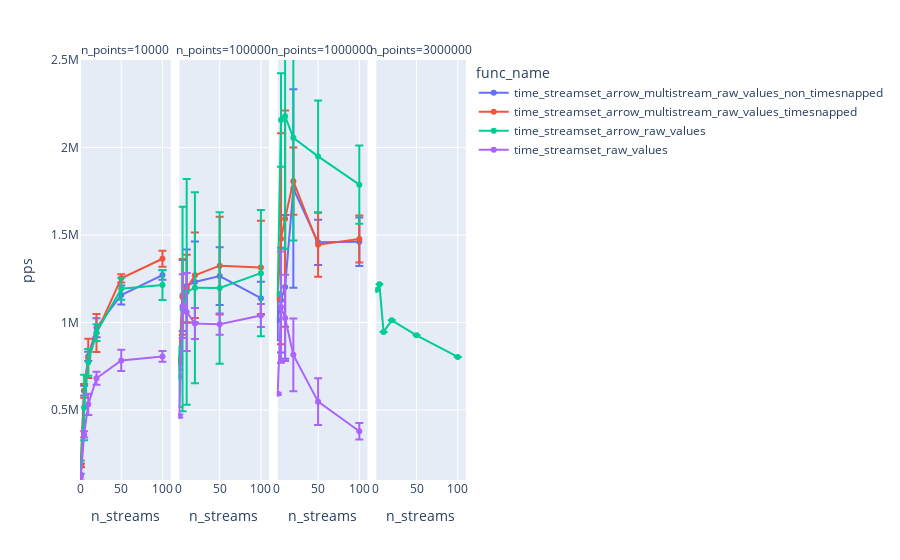

Write notebook code for a chart like this one.
### Code cell
fig = px.line(
    data_frame=streamset_avg_time_raw,
    y="pps",
    x="n_streams",
    color="func_name",
    facet_col="n_points",
    range_x=[0, 110],
    range_y=[100000, 2500000],
    markers=True,
    error_y="pps_err",
)
fig

### Figure 1 — Plotly figure (JSON) as saved in the notebook; plotly's stock layout.template omitted (floating-point values rounded to 4 significant figures)
{"data": [{"error_y": {"array": [10480.0, 27960.0, 26320.0, 54470.0, 53940.0, 26830.0]}, "hovertemplate": "func_name=time_streamset_arrow_multistream_raw_values_non_timesnapped<br>n_points=10000<br>n_streams=%{x}<br>pps=%{y}<extra></extra>", "legendgroup": "time_streamset_arrow_multistream_raw_values_non_timesnapped", "line": {"color": "#636efa", "dash": "solid"}, "marker": {"symbol": "circle"}, "mode": "lines+markers", "name": "time_streamset_arrow_multistream_raw_values_non_timesnapped", "orientation": "v", "showlegend": true, "type": "scatter", "x": [1, 5, 10, 20, 50, 100], "xaxis": "x", "y": [184300.0, 610600.0, 806500.0, 970400.0, 1157000.0, 1271000.0], "yaxis": "y"}, {"error_y": {"array": [38090.0, 202900.0, 209300.0, 231600.0, 165000.0, 93980.0]}, "hovertemplate": "func_name=time_streamset_arrow_multistream_raw_values_non_timesnapped<br>n_points=100000<br>n_streams=%{x}<br>pps=%{y}<extra></extra>", "legendgroup": "time_streamset_arrow_multistream_raw_values_non_timesnapped", "line": {"color": "#636efa", "dash": "solid"}, "marker": {"symbol": "circle"}, "mode": "lines+markers", "name": "time_streamset_arrow_multistream_raw_values_non_timesnapped", "orientation": "v", "showlegend": false, "type": "scatter", "x": [1, 5, 10, 20, 50, 100], "xaxis": "x2", "y": [768400.0, 1155000.0, 1208000.0, 1232000.0, 1265000.0, 1139000.0], "yaxis": "y2"}, {"error_y": {"array": [115700.0, 299300.0, 410300.0, 567100.0, 129300.0, 138800.0]}, "hovertemplate": "func_name=time_streamset_arrow_multistream_raw_values_non_timesnapped<br>n_points=1000000<br>n_streams=%{x}<br>pps=%{y}<extra></extra>", "legendgroup": "time_streamset_arrow_multistream_raw_values_non_timesnapped", "line": {"color": "#636efa", "dash": "solid"}, "marker": {"symbol": "circle"}, "mode": "lines+markers", "name": "time_streamset_arrow_multistream_raw_values_non_timesnapped", "orientation": "v", "showlegend": false, "type": "scatter", "x": [1, 5, 10, 20, 50, 100], "xaxis": "x3", "y": [1014000.0, 1128000.0, 1203000.0, 1766000.0, 1458000.0, 1461000.0], "yaxis": "y3"}, {"error_y": {"array": [9690.0, 39080.0, 111800.0, 107900.0, 23510.0, 45910.0]}, "hovertemplate": "func_name=time_streamset_arrow_multistream_raw_values_timesnapped<br>n_points=10000<br>n_streams=%{x}<br>pps=%{y}<extra></extra>", "legendgroup": "time_streamset_arrow_multistream_raw_values_timesnapped", "line": {"color": "#EF553B", "dash": "solid"}, "marker": {"symbol": "circle"}, "mode": "lines+markers", "name": "time_streamset_arrow_multistream_raw_values_timesnapped", "orientation": "v", "showlegend": true, "type": "scatter", "x": [1, 5, 10, 20, 50, 100], "xaxis": "x", "y": [182500.0, 609400.0, 795300.0, 940000.0, 1252000.0, 1364000.0], "yaxis": "y"}, {"error_y": {"array": [12580.0, 216400.0, 192400.0, 244400.0, 279200.0, 266500.0]}, "hovertemplate": "func_name=time_streamset_arrow_multistream_raw_values_timesnapped<br>n_points=100000<br>n_streams=%{x}<br>pps=%{y}<extra></extra>", "legendgroup": "time_streamset_arrow_multistream_raw_values_timesnapped", "line": {"color": "#EF553B", "dash": "solid"}, "marker": {"symbol": "circle"}, "mode": "lines+markers", "name": "time_streamset_arrow_multistream_raw_values_timesnapped", "orientation": "v", "showlegend": false, "type": "scatter", "x": [1, 5, 10, 20, 50, 100], "xaxis": "x2", "y": [781300.0, 1146000.0, 1194000.0, 1270000.0, 1325000.0, 1315000.0], "yaxis": "y2"}, {"error_y": {"array": [22140.0, 602600.0, 617800.0, 192000.0, 182700.0, 134300.0]}, "hovertemplate": "func_name=time_streamset_arrow_multistream_raw_values_timesnapped<br>n_points=1000000<br>n_streams=%{x}<br>pps=%{y}<extra></extra>", "legendgroup": "time_streamset_arrow_multistream_raw_values_timesnapped", "line": {"color": "#EF553B", "dash": "solid"}, "marker": {"symbol": "circle"}, "mode": "lines+markers", "name": "time_streamset_arrow_multistream_raw_values_timesnapped", "orientation": "v", "showlegend": false, "type": "scatter", "x": [1, 5, 10, 20, 50, 100], "xaxis": "x3", "y": [1150000.0, 1479000.0, 1593000.0, 1807000.0, 1444000.0, 1477000.0], "yaxis": "y3"}, {"error_y": {"array": [80480.0, 187300.0, 76400.0, 47800.0, 63140.0, 85800.0]}, "hovertemplate": "func_name=time_streamset_arrow_raw_values<br>n_points=10000<br>n_streams=%{x}<br>pps=%{y}<extra></extra>", "legendgroup": "time_streamset_arrow_raw_values", "line": {"color": "#00cc96", "dash": "solid"}, "marker": {"symbol": "circle"}, "mode": "lines+markers", "name": "time_streamset_arrow_raw_values", "orientation": "v", "showlegend": true, "type": "scatter", "x": [1, 5, 10, 20, 50, 100], "xaxis": "x", "y": [130400.0, 514500.0, 772200.0, 942400.0, 1193000.0, 1214000.0], "yaxis": "y"}, {"error_y": {"array": [172500.0, 584000.0, 645300.0, 546000.0, 432900.0, 360200.0]}, "hovertemplate": "func_name=time_streamset_arrow_raw_values<br>n_points=100000<br>n_streams=%{x}<br>pps=%{y}<extra></extra>", "legendgroup": "time_streamset_arrow_raw_values", "line": {"color": "#00cc96", "dash": "solid"}, "marker": {"symbol": "circle"}, "mode": "lines+markers", "name": "time_streamset_arrow_raw_values", "orientation": "v", "showlegend": false, "type": "scatter", "x": [1, 5, 10, 20, 50, 100], "xaxis": "x2", "y": [690000.0, 1077000.0, 1175000.0, 1199000.0, 1197000.0, 1282000.0], "yaxis": "y2"}, {"error_y": {"array": [1220.0, 267100.0, 757600.0, 586000.0, 319500.0, 224000.0]}, "hovertemplate": "func_name=time_streamset_arrow_raw_values<br>n_points=1000000<br>n_streams=%{x}<br>pps=%{y}<extra></extra>", "legendgroup": "time_streamset_arrow_raw_values", "line": {"color": "#00cc96", "dash": "solid"}, "marker": {"symbol": "circle"}, "mode": "lines+markers", "name": "time_streamset_arrow_raw_values", "orientation": "v", "showlegend": false, "type": "scatter", "x": [1, 5, 10, 20, 50, 100], "xaxis": "x3", "y": [1163000.0, 2157000.0, 2179000.0, 2055000.0, 1949000.0, 1788000.0], "yaxis": "y3"}, {"error_y": {"array": [null, null, null, null, null, null]}, "hovertemplate": "func_name=time_streamset_arrow_raw_values<br>n_points=3000000<br>n_streams=%{x}<br>pps=%{y}<extra></extra>", "legendgroup": "time_streamset_arrow_raw_values", "line": {"color": "#00cc96", "dash": "solid"}, "marker": {"symbol": "circle"}, "mode": "lines+markers", "name": "time_streamset_arrow_raw_values", "orientation": "v", "showlegend": false, "type": "scatter", "x": [1, 5, 10, 20, 50, 100], "xaxis": "x4", "y": [1185000.0, 1218000.0, 946100.0, 1012000.0, 926900.0, 803400.0], "yaxis": "y4"}, {"error_y": {"array": [19290.0, 17960.0, 60420.0, 37130.0, 60770.0, 30080.0]}, "hovertemplate": "func_name=time_streamset_raw_values<br>n_points=10000<br>n_streams=%{x}<br>pps=%{y}<extra></extra>", "legendgroup": "time_streamset_raw_values", "line": {"color": "#ab63fa", "dash": "solid"}, "marker": {"symbol": "circle"}, "mode": "lines+markers", "name": "time_streamset_raw_values", "orientation": "v", "showlegend": true, "type": "scatter", "x": [1, 5, 10, 20, 50, 100], "xaxis": "x", "y": [116900.0, 360200.0, 532200.0, 681300.0, 782900.0, 806400.0], "yaxis": "y"}, {"error_y": {"array": [8898.0, 181700.0, 223200.0, 88780.0, 60490.0, 66060.0]}, "hovertemplate": "func_name=time_streamset_raw_values<br>n_points=100000<br>n_streams=%{x}<br>pps=%{y}<extra></extra>", "legendgroup": "time_streamset_raw_values", "line": {"color": "#ab63fa", "dash": "solid"}, "marker": {"symbol": "circle"}, "mode": "lines+markers", "name": "time_streamset_raw_values", "orientation": "v", "showlegend": false, "type": "scatter", "x": [1, 5, 10, 20, 50, 100], "xaxis": "x2", "y": [465600.0, 1093000.0, 1060000.0, 993900.0, 990500.0, 1040000.0], "yaxis": "y2"}, {"error_y": {"array": [6195.0, 318000.0, 246800.0, 207500.0, 133100.0, 46920.0]}, "hovertemplate": "func_name=time_streamset_raw_values<br>n_points=1000000<br>n_streams=%{x}<br>pps=%{y}<extra></extra>", "legendgroup": "time_streamset_raw_values", "line": {"color": "#ab63fa", "dash": "solid"}, "marker": {"symbol": "circle"}, "mode": "lines+markers", "name": "time_streamset_raw_values", "orientation": "v", "showlegend": false, "type": "scatter", "x": [1, 5, 10, 20, 50, 100], "xaxis": "x3", "y": [592500.0, 1088000.0, 1026000.0, 815100.0, 547600.0, 378400.0], "yaxis": "y3"}], "layout": {"annotations": [{"font": {}, "showarrow": false, "text": "n_points=10000", "x": 0.1175, "xanchor": "center", "xref": "paper", "y": 1, "yanchor": "bottom", "yref": "paper"}, {"font": {}, "showarrow": false, "text": "n_points=100000", "x": 0.3725, "xanchor": "center", "xref": "paper", "y": 1, "yanchor": "bottom", "yref": "paper"}, {"font": {}, "showarrow": false, "text": "n_points=1000000", "x": 0.6275, "xanchor": "center", "xref": "paper", "y": 1, "yanchor": "bottom", "yref": "paper"}, {"font": {}, "showarrow": false, "text": "n_points=3000000", "x": 0.8825, "xanchor": "center", "xref": "paper", "y": 1, "yanchor": "bottom", "yref": "paper"}], "autosize": true, "legend": {"title": {"text": "func_name"}, "tracegroupgap": 0}, "margin": {"t": 60}, "xaxis": {"anchor": "y", "domain": [0, 0.235], "range": [0, 110], "title": {"text": "n_streams"}, "type": "linear"}, "xaxis2": {"anchor": "y2", "domain": [0.255, 0.49], "matches": "x", "range": [0, 110], "title": {"text": "n_streams"}, "type": "linear"}, "xaxis3": {"anchor": "y3", "domain": [0.51, 0.745], "matches": "x", "range": [0, 110], "title": {"text": "n_streams"}, "type": "linear"}, "xaxis4": {"anchor": "y4", "domain": [0.765, 1.0], "matches": "x", "range": [0, 110], "title": {"text": "n_streams"}, "type": "linear"}, "yaxis": {"anchor": "x", "domain": [0, 1], "range": [100000, 2500000], "title": {"text": "pps"}, "type": "linear"}, "yaxis2": {"anchor": "x2", "domain": [0, 1], "matches": "y", "showticklabels": false, "type": "linear"}, "yaxis3": {"anchor": "x3", "domain": [0, 1], "matches": "y", "showticklabels": false, "type": "linear"}, "yaxis4": {"anchor": "x4", "domain": [0, 1], "matches": "y", "showticklabels": false, "type": "linear"}}}
